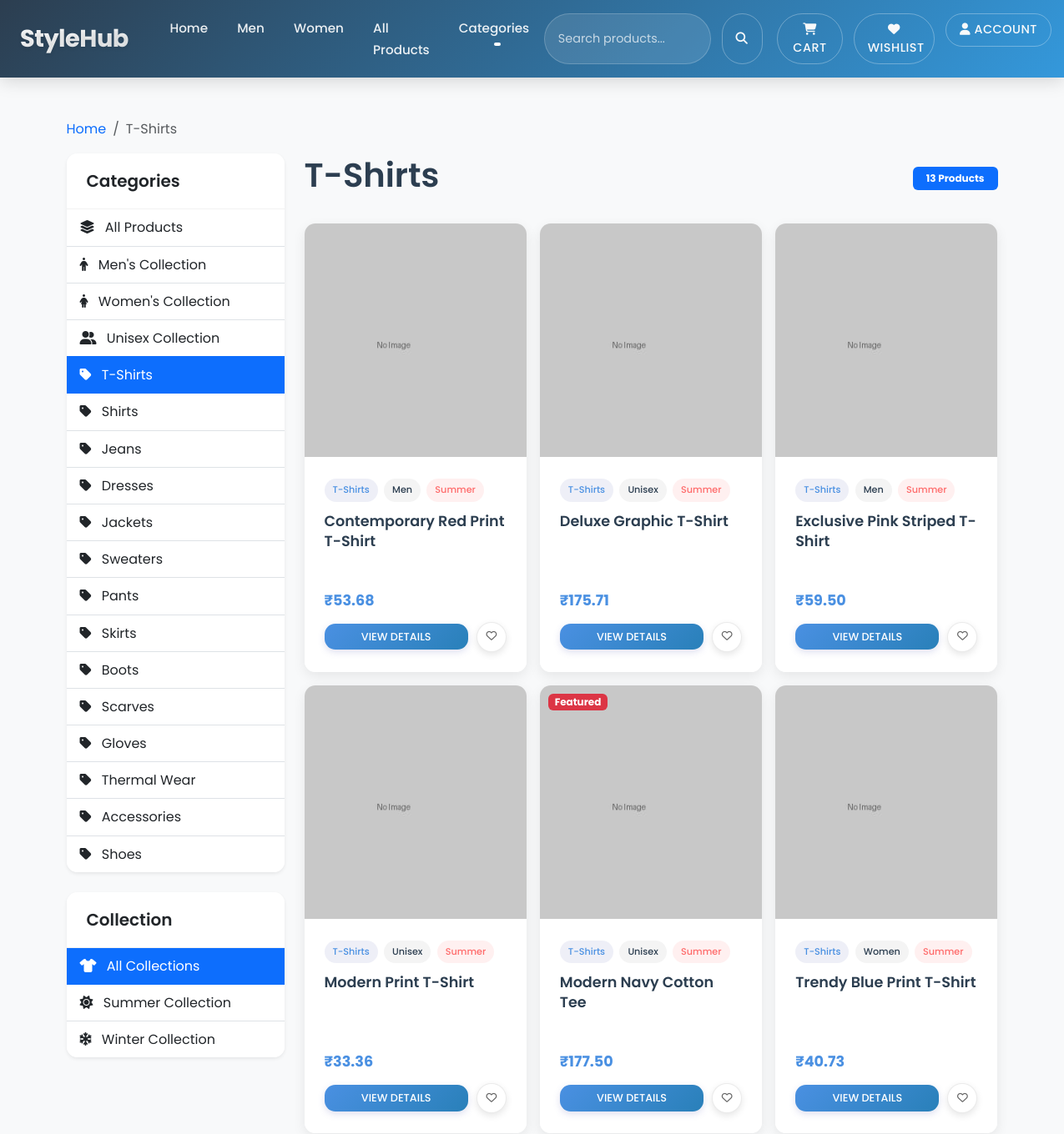
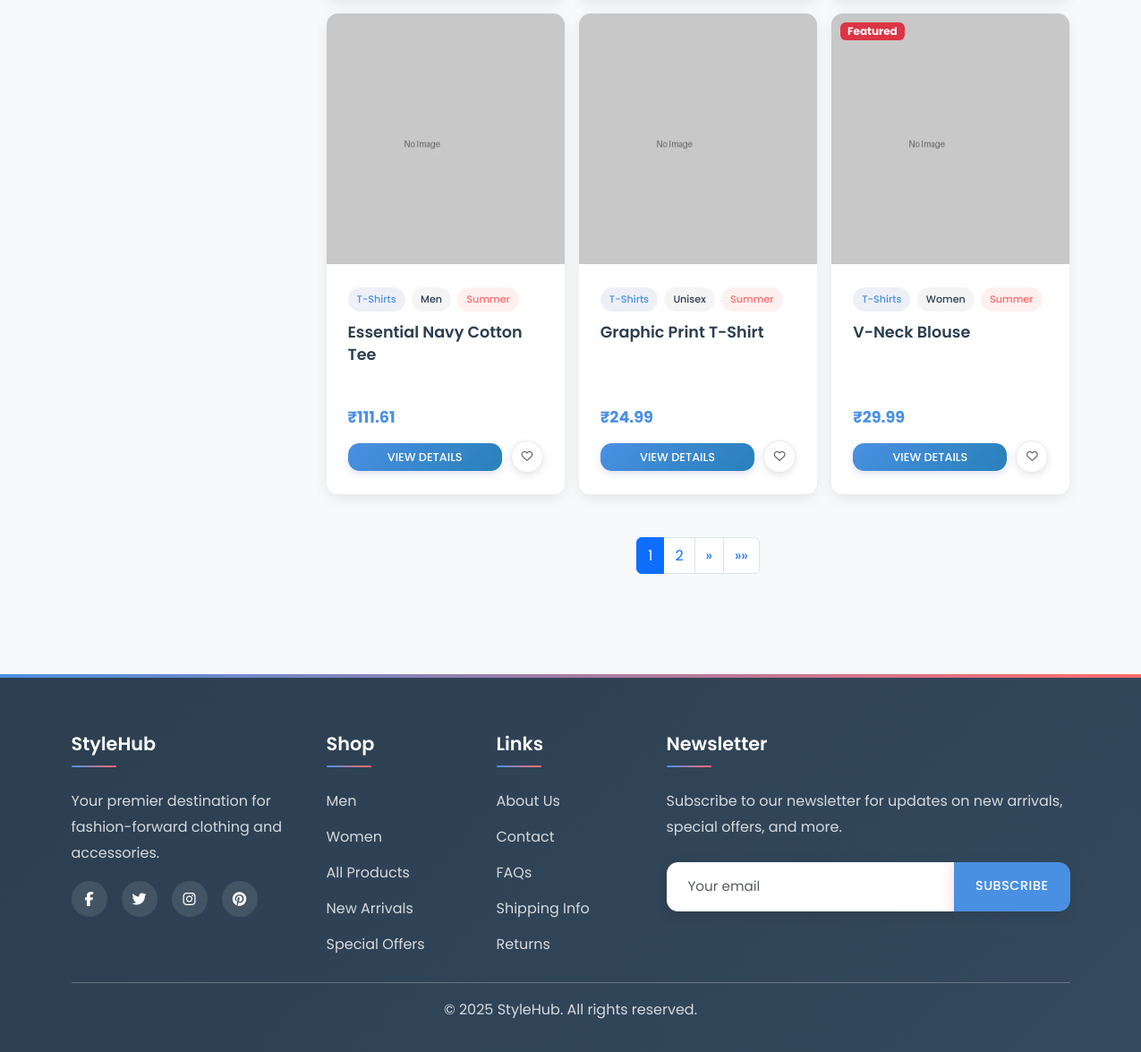
Screenshot of /category/tshirts/ with the database file from the repository (2 pictures, top to bottom).
### store/models.py (models this page shows, shortened)
class Category(models.Model):
    name = models.CharField(max_length=100)
    slug = models.SlugField(max_length=100, unique=True)
    class Meta:
        verbose_name_plural = 'Categories'
    def get_absolute_url(self):
        return reverse('store:category', args=[self.slug])

class Product(models.Model):
    GENDER_CHOICES = (
        ('men', 'Men'),
        ('women', 'Women'),
        ('unisex', 'Unisex'),
    )
    COLLECTION_CHOICES = (
        ('summer', 'Summer'),
        ('winter', 'Winter'),
    )
    category = models.ForeignKey(Category, on_delete=models.CASCADE, related_name='products')
    name = models.CharField(max_length=200)
    description = models.TextField()
    price = models.DecimalField(max_digits=10, decimal_places=2)
    image = models.ImageField(upload_to='products/', blank=True)
    gender = models.CharField(max_length=6, choices=GENDER_CHOICES)
    collection = models.CharField(max_length=6, choices=COLLECTION_CHOICES, default='summer')
    in_stock = models.BooleanField(default=True)
    is_featured = models.BooleanField(default=False)
    created = models.DateTimeField(auto_now_add=True)
    updated = models.DateTimeField(auto_now=True)
    class Meta:
        ordering = ['-created']
    def get_absolute_url(self):
        return reverse('store:product_detail', args=[self.id])

### store/views.py (the view)
# urls.py: path('category/<str:category>/', views.category_view, name='category'),
def category_view(request, category):
    if category in ['men', 'women', 'unisex']:
        products = Product.objects.filter(gender=category, in_stock=True)
        category_obj = None
    else:
        category_obj = get_object_or_404(Category, slug=category)
        products = Product.objects.filter(category=category_obj, in_stock=True)
    collection = request.GET.get('collection', '')
    if collection:
        products = products.filter(collection=collection)
    page = request.GET.get('page', 1)
    paginator = Paginator(products, 9)  # Show 9 products per page
    try:
        products_page = paginator.page(page)
    except PageNotAnInteger:
        products_page = paginator.page(1)
    except EmptyPage:
        products_page = paginator.page(paginator.num_pages)
    categories = Category.objects.all()
    context = {
        'category': category_obj,
        'gender': category if category in ['men', 'women', 'unisex'] else None,
        'products': products_page,
        'categories': categories,
        'current_collection': collection,
        'page_obj': products_page,
    }
    return render(request, 'store/category.html', context)

### templates/store/category.html (shortened to what this page needs)
{% extends 'base.html' %}
{% load static %}
{% block content %}
<div class="container py-5">
    <nav aria-label="breadcrumb">
        <ol class="breadcrumb">
            <li class="breadcrumb-item"><a href="{% url 'store:home' %}">Home</a></li>
            <li class="breadcrumb-item active" aria-current="page">
                {% if gender %}
                    {{ gender|title }}'s Collection
                {% else %}
                    {{ category.name }}
                {% endif %}
            </li>
        </ol>
    </nav>
    <div class="row">
        <div class="col-lg-3">
            <div class="card shadow-sm border-0 mb-4">
                <div class="card-header bg-white">
                    <h5 class="mb-0">Categories</h5>
                </div>
                <div class="card-body p-0">
                    <div class="list-group list-group-flush">
                        <a href="{% url 'store:product_list' %}" class="list-group-item list-group-item-action">
                            <i class="fas fa-layer-group me-2"></i> All Products
                        </a>
                        <a href="{% url 'store:category' 'men' %}" class="list-group-item list-group-item-action {% if gender == 'men' %}active{% endif %}">
                            <i class="fas fa-male me-2"></i> Men's Collection
                        </a>
                        <a href="{% url 'store:category' 'women' %}" class="list-group-item list-group-item-action {% if gender == 'women' %}active{% endif %}">
                            <i class="fas fa-female me-2"></i> Women's Collection
                        </a>
                        <a href="{% url 'store:category' 'unisex' %}" class="list-group-item list-group-item-action {% if gender == 'unisex' %}active{% endif %}">
                            <i class="fas fa-user-friends me-2"></i> Unisex Collection
                        </a>
                        {% for cat in categories %}
                            <a href="{% url 'store:category' cat.slug %}" class="list-group-item list-group-item-action {% if category.slug == cat.slug %}active{% endif %}">
                                <i class="fas fa-tag me-2"></i> {{ cat.name }}
                            </a>
                        {% endfor %}
                    </div>
                </div>
            </div>
            <div class="card shadow-sm border-0">
                <div class="card-header bg-white">
                    <h5 class="mb-0">Collection</h5>
                </div>
                <div class="card-body p-0">
                    <form method="get" id="filter-form">
                        <div class="list-group list-group-flush">
                            <button type="submit" name="collection" value="" class="list-group-item list-group-item-action {% if not current_collection %}active{% endif %} text-start">
                                <i class="fas fa-tshirt me-2"></i> All Collections
                            </button>
                            <button type="submit" name="collection" value="summer" class="list-group-item list-group-item-action {% if current_collection == 'summer' %}active{% endif %} text-start">
                                <i class="fas fa-sun me-2"></i> Summer Collection
                            </button>
                            <button type="submit" name="collection" value="winter" class="list-group-item list-group-item-action {% if current_collection == 'winter' %}active{% endif %} text-start">
                                <i class="fas fa-snowflake me-2"></i> Winter Collection
                            </button>
                        </div>
                    </form>
                </div>
            </div>
        </div>
        <div class="col-lg-9">
            <div class="d-flex justify-content-between align-items-center mb-4">
                <h1>
                    {% if gender %}
                        {{ gender|title }}'s Collection
                    {% else %}
                        {{ category.name }}
                    {% endif %}
                </h1>
                <div class="badge bg-primary py-2 px-3">{{ products.paginator.count }} Products</div>
            </div>
            <div class="row g-3">
                {% for product in products %}
                <div class="col-6 col-md-4">
                    <div class="card product-card h-100">
                        <a href="{{ product.get_absolute_url }}" class="position-relative">
                            {% if product.image %}
                            <img src="{{ product.image.url }}" class="card-img-top" alt="{{ product.name }}">
                            {% else %}
                            <img src="{% static 'images/no-image.jpg' %}" class="card-img-top" alt="{{ product.name }}">
                            {% endif %}
                            {% if product.is_featured %}
                            <span class="badge bg-danger" style="position: absolute; top: 10px; left: 10px; z-index: 5;">Featured</span>
                            {% endif %}
                        </a>
                        <div class="card-body d-flex flex-column">
                            <div>
                                <div class="mb-2">
                                    <span class="category-badge">{{ product.category.name }}</span>
                                    <span class="gender-badge">{{ product.get_gender_display }}</span>
                                    {% if product.collection %}
                                    <span class="collection-badge">{{ product.get_collection_display }}</span>
                                    {% endif %}
                                </div>
                                <h5 class="card-title">{{ product.name }}</h5>
                            </div>
                            <div class="mt-auto">
                                <p class="price">₹{{ product.price }}</p>
                                <div class="action-buttons">
                                    <a href="{{ product.get_absolute_url }}" class="btn btn-primary btn-sm action-button">View Details</a>
                                    <a href="{% url 'store:add_to_wishlist' product.id %}" class="action-button wishlist-button" title="Add to Wishlist">
                                        <i class="far fa-heart"></i>
                                    </a>
                                </div>
                            </div>
                        </div>
                    </div>
                </div>
                {% endfor %}
            </div>
            {% if page_obj.has_other_pages %}
            <nav aria-label="Page navigation" class="mt-5">
                <ul class="pagination justify-content-center">
                    {% for num in page_obj.paginator.page_range %}
                        {% if page_obj.number == num %}
                            <li class="page-item active"><span class="page-link">{{ num }}</span></li>
                        {% elif num > page_obj.number|add:'-3' and num < page_obj.number|add:'3' %}
                            <li class="page-item"><a class="page-link" href="?page={{ num }}{% if current_collection %}&collection={{ current_collection }}{% endif %}{% if gender %}&gender={{ gender }}{% endif %}">{{ num }}</a></li>
                        {% endif %}
                    {% endfor %}
                    {% if page_obj.has_next %}
                    <li class="page-item">
                        <a class="page-link" href="?page={{ page_obj.next_page_number }}{% if current_collection %}&collection={{ current_collection }}{% endif %}{% if gender %}&gender={{ gender }}{% endif %}" aria-label="Next">
                            <span aria-hidden="true">&raquo;</span>
                        </a>
                    </li>
                    <li class="page-item">
                        <a class="page-link" href="?page={{ page_obj.paginator.num_pages }}{% if current_collection %}&collection={{ current_collection }}{% endif %}{% if gender %}&gender={{ gender }}{% endif %}" aria-label="Last">
                            <span aria-hidden="true">&raquo;&raquo;</span>
                        </a>
                    </li>
                    {% endif %}
                </ul>
            </nav>
            {% endif %}
        </div>
    </div>
</div>
{% endblock %}

### static/css/style.css (style rules this page uses)
:root { --primary-color: #4a90e2; --secondary-color: #ff6b6b; --accent-color: #2ecc71; --dark-color: #2c3e50; --light-color: #f8f9fa; --success-color: #2ecc71; --border-radius: 0.8rem; --box-shadow: 0 10px 30px rgba(0, 0, 0, 0.1); --transition: all 0.3s cubic-bezier(0.4, 0, 0.2, 1); --font-primary: 'Poppins', sans-serif; --font-heading: 'Poppins', sans-serif; }
body { font-family: var(--font-primary); line-height: 1.7; color: var(--dark-color); background-color: var(--light-color); min-height: 100vh; display: flex; flex-direction: column; overflow-x: hidden; }
h1, h2, h3, h4, h5, h6 { font-family: var(--font-heading); font-weight: 600; line-height: 1.3; }
a { text-decoration: none; transition: var(--transition); }
.card { border-radius: var(--border-radius); box-shadow: var(--box-shadow); border: none; transition: var(--transition); overflow: hidden; background: #ffffff; }
.card-header { border-bottom: 1px solid rgba(0, 0, 0, 0.05); padding: 1.25rem 1.5rem; font-weight: 600; background-color: #fff; }
.product-card { transition: var(--transition); height: 100%; background: #fff; border-radius: var(--border-radius); overflow: hidden; position: relative; display: flex; flex-direction: column; box-shadow: 0 5px 15px rgba(0,0,0,0.08); border: none !important; margin-bottom: 25px; }
.product-card .position-relative { overflow: hidden; width: 100%; display: block; }
.product-card .card-img-top { height: 280px; object-fit: cover; transition: var(--transition); width: 100%; }
.product-card .card-body { padding: 1.5rem; background: #fff; transition: var(--transition); flex: 1; display: flex; flex-direction: column; }
.product-card .card-title { font-weight: 600; font-size: 1.1rem; margin-bottom: 0.8rem; transition: var(--transition); overflow: hidden; text-overflow: ellipsis; display: -webkit-box; -webkit-line-clamp: 2; line-clamp: 2; -webkit-box-orient: vertical; line-height: 1.4; height: 2.7em; color: var(--dark-color); }
.product-card .badge { position: absolute !important; z-index: 5; }
.product-card .category-badge, .product-card .gender-badge, .product-card .collection-badge { display: inline-block; padding: 4px 10px; margin-right: 3px; margin-bottom: 3px; border-radius: 20px; font-size: 0.7rem; font-weight: 500; transition: var(--transition); }
.category-badge { background-color: rgba(93, 100, 179, 0.1); color: var(--primary-color); }
.gender-badge { background-color: rgba(45, 52, 54, 0.05); color: var(--dark-color); }
.collection-badge { background-color: rgba(255, 107, 107, 0.1); color: var(--secondary-color); }
.product-card .action-buttons { display: flex; gap: 10px; margin-top: 10px; width: 100%; align-items: center; justify-content: space-between; }
.product-card .action-button { transition: var(--transition); white-space: nowrap; letter-spacing: normal; font-size: 0.8rem; padding: 0.375rem 0.75rem; }
.product-card .action-button.btn-primary { flex-grow: 1; width: auto; box-shadow: 0 3px 8px rgba(93, 100, 179, 0.2); }
.product-card .action-button.wishlist-button { width: 36px; height: 36px; min-width: 36px; border-radius: 50%; background-color: white; display: flex; align-items: center; justify-content: center; box-shadow: 0 3px 8px rgba(0,0,0,0.1); color: #666; border: 1px solid rgba(0,0,0,0.08); padding: 0; }
.price { font-weight: 700; color: var(--primary-color); font-size: 1.1rem; margin-bottom: 0.5rem !important; margin-top: 0.5rem !important; display: block; }
.btn { padding: 0.8rem 1.5rem; font-weight: 500; border-radius: var(--border-radius); transition: var(--transition); position: relative; overflow: hidden; z-index: 1; border: none; text-transform: uppercase; letter-spacing: 0.5px; font-size: 0.9rem; }
.btn::after { content: ''; position: absolute; bottom: 0; left: 0; width: 100%; height: 100%; background-color: rgba(255, 255, 255, 0.1); transform: scaleX(0); transform-origin: right; transition: transform 0.3s ease; z-index: -1; }
.btn-primary { background: linear-gradient(135deg, var(--primary-color), #2980b9); color: #fff; box-shadow: 0 4px 15px rgba(74, 144, 226, 0.3); }

### rows the page displays
Category: name "T-Shirts"
Category: name "Shirts"
Category: name "Jeans"
Category: name "Dresses"
Category: name "Jackets"
Category: name "Sweaters"
Category: name "Pants"
Category: name "Skirts"
Category: name "Boots"
Category: name "Scarves"
Category: name "Gloves"
Category: name "Thermal Wear"
Category: name "Accessories"
Category: name "Shoes"
Product: category.name "T-Shirts", gender "Men", collection "Summer", name "Contemporary Red Print T-Shirt", price "53.68"
Product: category.name "T-Shirts", gender "Unisex", collection "Summer", name "Deluxe Graphic T-Shirt", price "175.71"
Product: category.name "T-Shirts", gender "Men", collection "Summer", name "Exclusive Pink Striped T-Shirt", price "59.50"
Product: category.name "T-Shirts", gender "Unisex", collection "Summer", name "Modern Print T-Shirt", price "33.36"
Product: is_featured "Featured", category.name "T-Shirts", gender "Unisex", collection "Summer", name "Modern Navy Cotton Tee", price "177.50"
Product: category.name "T-Shirts", gender "Women", collection "Summer", name "Trendy Blue Print T-Shirt", price "40.73"
Product: category.name "T-Shirts", gender "Men", collection "Summer", name "Essential Navy Cotton Tee", price "111.61"
Product: category.name "T-Shirts", gender "Unisex", collection "Summer", name "Graphic Print T-Shirt", price "24.99"
Product: is_featured "Featured", category.name "T-Shirts", gender "Women", collection "Summer", name "V-Neck Blouse", price "29.99"

### other values shown
{{ products.paginator.count }} "13"
{{ num }} "1"
{{ num }} "2"
